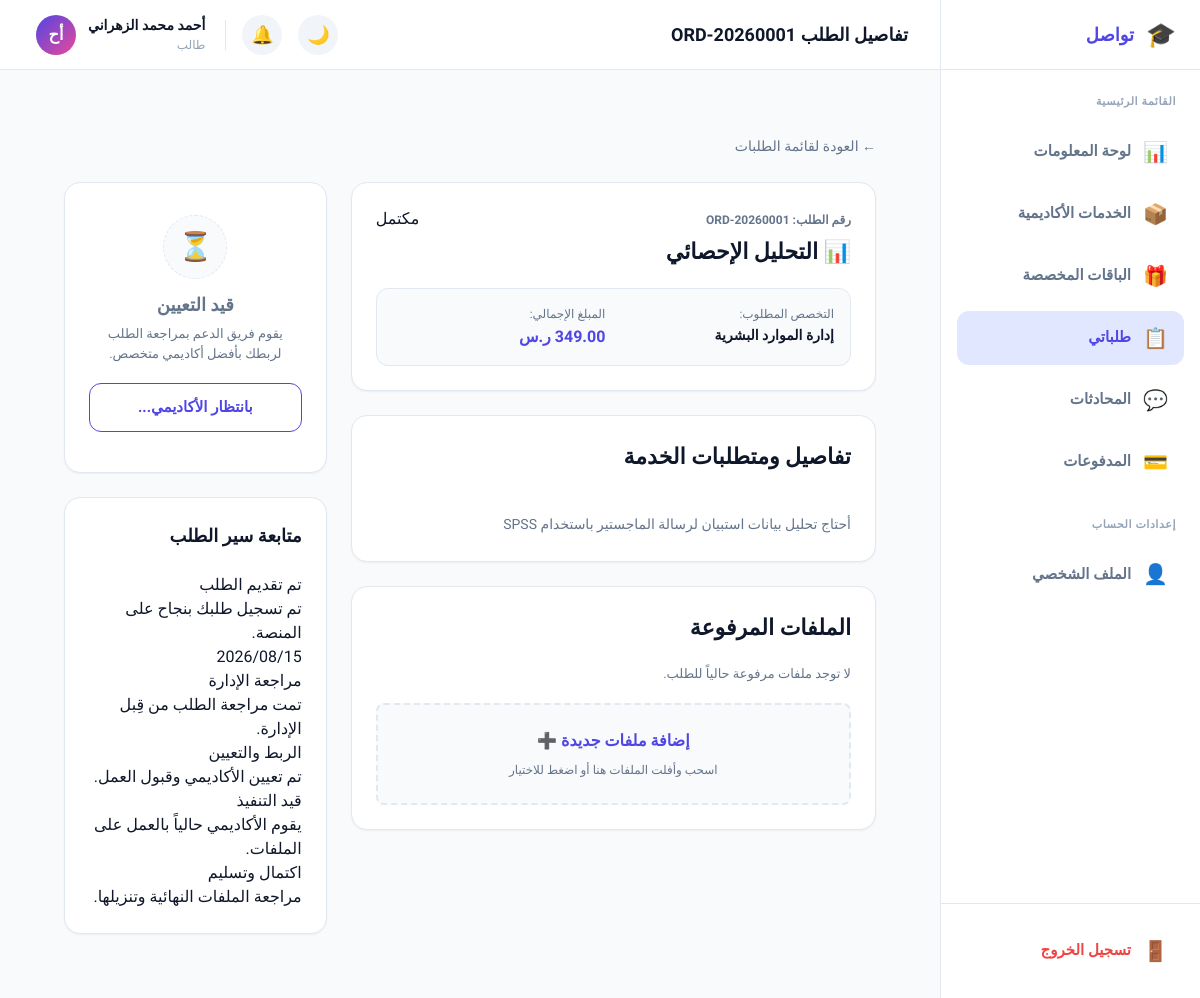
Page /student/order-details.php?id=1 (signed in) on the committed database.
### tables this page shows
CREATE TABLE IF NOT EXISTS `orders` (
  `id`             INT UNSIGNED NOT NULL AUTO_INCREMENT,
  `order_number`   VARCHAR(20) NOT NULL UNIQUE COMMENT 'e.g. ORD-20260001',
  `student_id`     INT UNSIGNED NOT NULL,
  `academic_id`    INT UNSIGNED DEFAULT NULL COMMENT 'Assigned after acceptance',
  `service_id`     INT UNSIGNED NOT NULL,
  `package_id`     INT UNSIGNED DEFAULT NULL,
  `specialty`      VARCHAR(200) DEFAULT NULL COMMENT 'Specific sub-specialty',
  `academic_level` ENUM('بكالوريوس','ماجستير','دكتوراه') DEFAULT NULL,
  `language`       ENUM('العربية','الإنجليزية') DEFAULT 'العربية',
  `description`    TEXT DEFAULT NULL COMMENT 'Student notes / requirements',
  `deadline`       DATE DEFAULT NULL,
  `amount`         DECIMAL(10,2) NOT NULL DEFAULT 0.00,
  `status`         ENUM('new','accepted','in_progress','revision','completed','cancelled') NOT NULL DEFAULT 'new',
  `admin_notes`    TEXT DEFAULT NULL,
  `created_at`     DATETIME NOT NULL DEFAULT CURRENT_TIMESTAMP,
  `updated_at`     DATETIME NOT NULL DEFAULT CURRENT_TIMESTAMP ON UPDATE CURRENT_TIMESTAMP,
  PRIMARY KEY (`id`),
  UNIQUE KEY `uq_order_number` (`order_number`),
  INDEX `idx_student`  (`student_id`),
  INDEX `idx_academic` (`academic_id`),
  INDEX `idx_status`   (`status`),
  CONSTRAINT `fk_ord_student`  FOREIGN KEY (`student_id`)  REFERENCES `users`(`id`)     ON DELETE RESTRICT,
  CONSTRAINT `fk_ord_academic` FOREIGN KEY (`academic_id`) REFERENCES `academics`(`id`) ON DELETE SET NULL,
  CONSTRAINT `fk_ord_service`  FOREIGN KEY (`service_id`)  REFERENCES `services`(`id`)  ON DELETE RESTRICT,
  CONSTRAINT `fk_ord_package`  FOREIGN KEY (`package_id`)  REFERENCES `packages`(`id`)  ON DELETE SET NULL
);

CREATE TABLE IF NOT EXISTS `users` (
  `id`               INT UNSIGNED NOT NULL AUTO_INCREMENT,
  `name`             VARCHAR(100) NOT NULL,
  `email`            VARCHAR(150) NOT NULL UNIQUE,
  `password`         VARCHAR(255) NOT NULL,
  `phone`            VARCHAR(20) DEFAULT NULL,
  `role`             ENUM('student','admin') NOT NULL DEFAULT 'student',
  `status`           ENUM('active','suspended','inactive') NOT NULL DEFAULT 'active',
  `avatar_initials`  VARCHAR(4) DEFAULT NULL COMMENT 'First 2 letters of name for avatar',
  `created_at`       DATETIME NOT NULL DEFAULT CURRENT_TIMESTAMP,
  `updated_at`       DATETIME NOT NULL DEFAULT CURRENT_TIMESTAMP ON UPDATE CURRENT_TIMESTAMP,
  PRIMARY KEY (`id`),
  INDEX `idx_email` (`email`),
  INDEX `idx_role`  (`role`),
  INDEX `idx_status`(`status`)
);

CREATE TABLE IF NOT EXISTS `services` (
  `id`          INT UNSIGNED NOT NULL AUTO_INCREMENT,
  `name`        VARCHAR(150) NOT NULL,
  `icon`        VARCHAR(10) DEFAULT NULL COMMENT 'Emoji icon',
  `description` TEXT DEFAULT NULL,
  `is_active`   TINYINT(1) NOT NULL DEFAULT 1,
  `order_count` INT UNSIGNED NOT NULL DEFAULT 0 COMMENT 'Cached count for performance',
  `created_at`  DATETIME NOT NULL DEFAULT CURRENT_TIMESTAMP,
  PRIMARY KEY (`id`),
  INDEX `idx_active` (`is_active`)
);

### student/order-details.php (the view, shortened to what the rows shown need)
<?php
require_once __DIR__ . '/../config/auth.php';
require_once __DIR__ . '/../config/functions.php';
$user = currentUser();
$order_id = (int)($_GET['id'] ?? 0);
$order = getOrderById($order_id);
$badge = orderStatusLabel($order['status']);
?>
<?php
$pageTitle  = 'تفاصيل الطلب ' . $order['order_number'];
require __DIR__ . '/partials/head.php';
require __DIR__ . '/partials/sidebar.php';
?>
      <div class="content-wrap" style="max-width:1200px;margin:0 auto">
        <div style="display:grid;grid-template-columns:2fr 1fr;gap:24px">
          <div style="display:flex;flex-direction:column;gap:24px">
            <div class="card">
              <div style="display:flex;justify-content:space-between;align-items:flex-start;margin-bottom:20px">
                <div>
                  <span style="font-size:12px;color:var(--text-secondary);font-weight:700">رقم الطلب: <?= e($order['order_number']) ?></span>
                  <h1 class="h2" style="margin-top:4px"><?= e($order['service_icon']) ?> <?= e($order['service_name']) ?></h1>
                </div>
                <span class="badge <?= $badge['class'] ?>"><?= $badge['label'] ?></span>
              </div>
              <div style="display:grid;grid-template-columns:1fr 1fr;gap:16px;background:var(--bg-body);padding:16px;border-radius:var(--radius-md);border:1px solid var(--border-color)">
                <div>
                  <div style="font-size:12px;color:var(--text-secondary)">التخصص المطلوب:</div>
                  <div style="font-size:14px;font-weight:700;color:var(--text-primary);margin-top:2px"><?= e($order['specialty']) ?></div>
                </div>
                <div>
                  <div style="font-size:12px;color:var(--text-secondary)">المبلغ الإجمالي:</div>
                  <div style="font-size:16px;font-weight:900;color:var(--primary);margin-top:2px"><?= formatMoney($order['amount']) ?></div>
                </div>
              </div>
            </div>
            <div class="card">
              <h2 class="h2" style="margin-bottom:16px">تفاصيل ومتطلبات الخدمة</h2>
              <div style="font-size:14px;color:var(--text-secondary);line-height:1.7;white-space:pre-line">
                <?= e($order['description'] ?: 'لا توجد تفاصيل إضافية مكتوبة.') ?>
              </div>
            </div>
            <div class="card">
              <h2 class="h2" style="margin-bottom:20px">الملفات المرفوعة</h2>
            </div>
          </div>
          <div style="display:flex;flex-direction:column;gap:24px">
            <div class="card" style="padding:24px">
              <div class="timeline">
                <div class="timeline-item done">
                  <div class="ti-title">تم تقديم الطلب</div>
                  <div class="ti-desc">تم تسجيل طلبك بنجاح على المنصة.</div>
                  <div class="ti-date"><?= formatDate($order['created_at']) ?></div>
                </div>
              </div>
            </div>
          </div>
        </div>
      </div>
<?php require __DIR__ . '/partials/footer.php'; ?>

### student/partials/sidebar.php (shortened to what the rows shown need)
<div class="app-container">
  <main class="main-area">
    <header class="top-navbar">
      <div class="navbar-start">
        <div class="h3"><?= e($pageTitle) ?></div>
      </div>
      <div class="navbar-actions">
        <a href="profile.php" class="user-profile">
          <div class="user-info">
            <span class="user-name"><?= e($user['name']) ?></span>
            <span class="user-role">طالب</span>
          </div>
        </a>
      </div>
    </header>
    <div class="content-wrap">

### rows in the picture
orders: order_number "تفاصيل الطلب ORD-20260001", student.name "أحمد محمد الزهراني", order_number "ORD-20260001", service.icon "📊", service.name "التحليل الإحصائي", status "مكتمل", specialty "إدارة الموارد البشرية", amount "349.00 ر.س", description "أحتاج تحليل بيانات استبيان لرسالة الماجستير باستخدام SPSS", created_at "2026/08/15"

### other values in the picture
$_item['icon'] "📊"
$_item['label'] "لوحة المعلومات"
$_item['icon'] "📦"
$_item['label'] "الخدمات الأكاديمية"
$_item['icon'] "🎁"
$_item['label'] "الباقات المخصصة"
$_item['icon'] "📋"
$_item['label'] "طلباتي"
$_item['icon'] "💬"
$_item['label'] "المحادثات"
$_item['icon'] "💳"
$_item['label'] "المدفوعات"
$user['avatar'] "أح"
